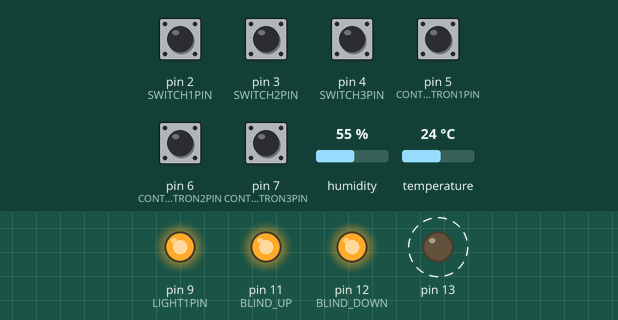
Recording of a sketch running on a simulated Arduino Uno, built with avr-gcc and run on an emulated ATmega328P. Shown: output pins drawn as LEDs (lit = HIGH). Dashed ring = blinking. The inputs (shaded band) are chosen by the test bench; at power-on: pin 2 (SWITCH1PIN), pin 3 (SWITCH2PIN), pin 4 (SWITCH3PIN), pin 5 (CONTACTRON1PIN), pin 6 (CONTACTRON2PIN), pin 7 (CONTACTRON3PIN) HIGH, humidity 55 %, temperature 24 °C. Pins used as bus, display or sensor lines are not drawn.

Above: at 1.2 s.
1.3 s: pin 2 (SWITCH1PIN) pulled LOW for 0.15 s
At 1.51 s:
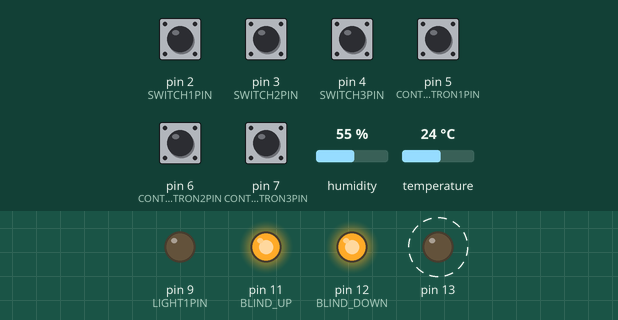
4.8 s: pin 3 (SWITCH2PIN) pulled LOW for 0.15 s
At 6.8 s:
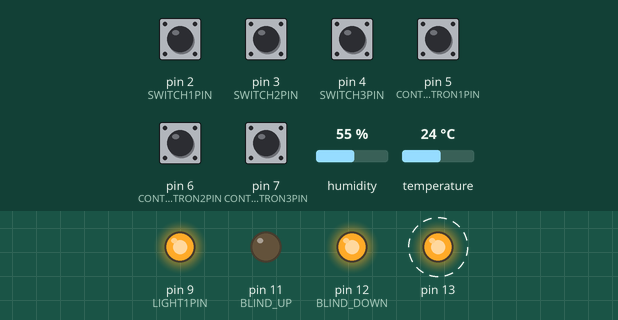
9.5 s: pin 2 (SWITCH1PIN) pulled LOW for 1 s
At 10.4 s:
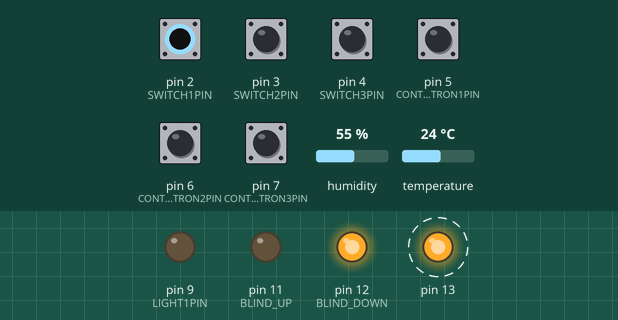
13.0 s: pin 3 (SWITCH2PIN) pulled LOW for 1 s
At 14.6 s:
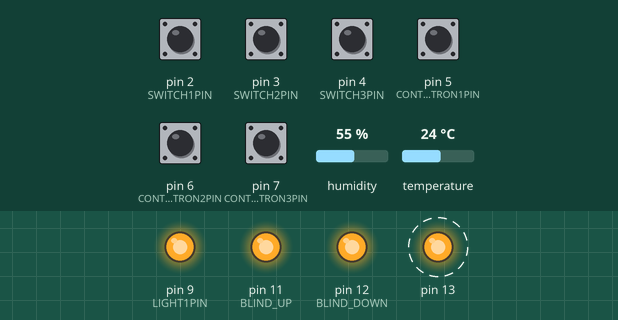
18.5 s: pin 4 (SWITCH3PIN) pulled LOW for 0.15 s
At 20.8 s:
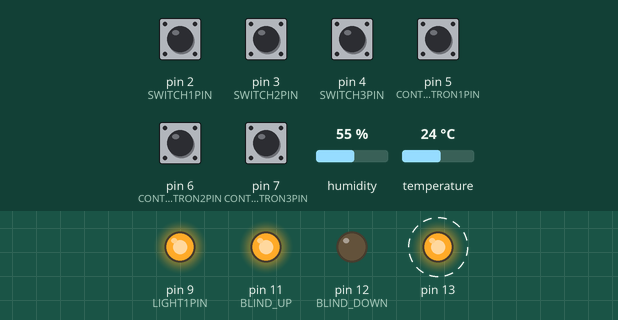
23.5 s: pin 2 (SWITCH1PIN) pulled LOW for 0.15 s
At 23.74 s:
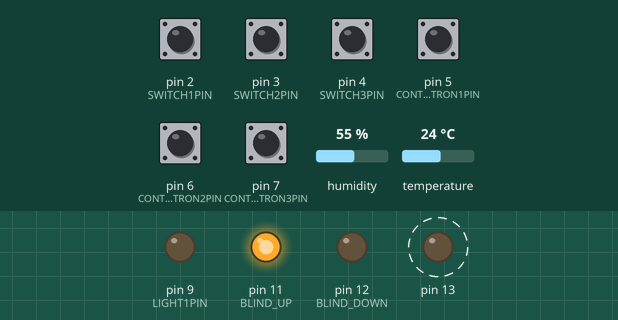
Timing chart, 0 to 28.0 s (numbered marks = the images above; inputs shaded):
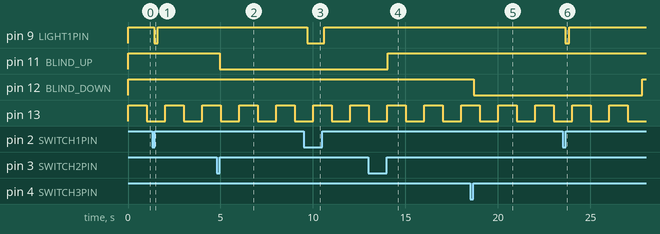

The sketch:

sypialnia.ino
```cpp
#include <EtherCard.h>
#include "DHT.h"

// ethernet interface mac address, must be unique on the LAN
static byte mymac[] = {
  0x74,0x69,0x69,0x2D,0x30,0x05 };
static byte hisip[] = {
  192, 168, 1, 105 }; // remote webserver
const char website[] PROGMEM = "192.168.1.105";

#define SERIAL 0
#define STATIC 0 // set to 1 to disable DHCP (adjust myip/gwip values below)

#define DHTPIN 1
#define DHTTYPE DHT22
DHT dht(DHTPIN, DHTTYPE);

#define SWITCH1PIN 2
int switch1 = 1;
int switch1tmp = 0;
#define SWITCH2PIN 3
int switch2 = 0;
#define SWITCH3PIN 4
int switch3 = 0;
#define CONTACTRON1PIN 5
int contactron1 = 0;
#define CONTACTRON2PIN 6
int contactron2 = 0;
#define CONTACTRON3PIN 7
int contactron3 = 0;

#define LIGHT1PIN 9
int light1 = 0;

long currentBlindState = 0;
long desiredBlindState = 0;
unsigned long loopTime = 0;
#define BLIND_UP 11
#define BLIND_DOWN 12
#define BLIND_MOVE_TIME 22000000 //5s

#define RESETPIN A0

unsigned long switchesCheckedTime = 0;
unsigned long tempCheckedTime = 0;
unsigned long lastReply = 0;

float temp;
float humidity;

int resets = 0;
int replies = 0;

byte Ethernet::buffer[500];
BufferFiller bfill;
bool isDhcp = false;

void setup () {
  digitalWrite(RESETPIN, HIGH);
  pinMode(RESETPIN, OUTPUT);
  Serial.begin(9600);
  dht.begin();
  pinMode(13, OUTPUT);
  digitalWrite(13, HIGH);

  pinMode(LIGHT1PIN, OUTPUT);
  pinMode(SWITCH1PIN, INPUT_PULLUP);
  pinMode(SWITCH2PIN, INPUT_PULLUP);
  pinMode(SWITCH3PIN, INPUT_PULLUP);
  pinMode(CONTACTRON1PIN, INPUT_PULLUP);
  pinMode(CONTACTRON2PIN, INPUT_PULLUP);
  pinMode(CONTACTRON3PIN, INPUT_PULLUP);
  pinMode(BLIND_UP, OUTPUT);
  pinMode(BLIND_DOWN, OUTPUT);
  digitalWrite(LIGHT1PIN, HIGH);
  digitalWrite(BLIND_UP, HIGH);

  switch1 = digitalRead(SWITCH1PIN);

  connect();

}

void connect() {
  if (ether.begin(sizeof Ethernet::buffer, mymac, 8) == 0)
    Serial.println( "Failed to access Ethernet controller");
  if (!ether.dhcpSetup()) {
    isDhcp = false;
  }
  else {
    isDhcp = true;
  }
}

static word homePage() {
  bfill = ether.tcpOffset();
  bfill.emit_p(PSTR(
  "HTTP/1.0 200 OK\r\n"
    "Content-Type: application/json\r\n"
    "Pragma: no-cache\r\n"
    "\r\n"
    "{\"response\": {\"light1\": $D, \"blind\": $D, \"switch1\": $D, \"switch2\": $D, \"switch3\": $D, \"contactron1\": $D, \"contactron2\": $D, \"contactron3\": $D, \"temperature\": $D, \"humidity\": $D, \"resets\": $D, \"replies\": $D}}"),
  light1, (int)(currentBlindState * 100 / BLIND_MOVE_TIME), switch1, switch2, switch3, contactron1, contactron2, contactron3, (int)(temp*10), (int)humidity, resets, replies);

  return bfill.position();
}

void loop () {
  unsigned long tLoopTime = micros();
  word len = ether.packetReceive();
  word pos = ether.packetLoop(len);

  if (pos) doHttpReply(pos);

  switchesAndLights();
  blindMove();
  readTemp();

  if (millis() - lastReply > 300000) {
    lastReply = millis();
    resets++;
    digitalWrite(RESETPIN, LOW);
    delay(50);
    digitalWrite(RESETPIN, HIGH);
    connect();
  }

  loopTime = micros() - tLoopTime;

  if (((int)(millis() / 1000) % 2) == 0) {
    digitalWrite(13, HIGH);
  } else {
    digitalWrite(13, LOW);
  }
}

void readTemp()
{
  if (abs(temp - dht.readTemperature()) >= 0.2 || abs(humidity - dht.readHumidity()) >= 2) {
      humidity = dht.readHumidity();
      temp = dht.readTemperature();
  }
}

void switchesAndLights()
{
  if (millis() - switchesCheckedTime > 100) {
    if (digitalRead(SWITCH1PIN) != switch1 && switch1tmp == 1) {
      toggleLight1();
      switch1 = digitalRead(SWITCH1PIN);
      switch1tmp = 0;
    }

    if (digitalRead(SWITCH1PIN) != switch1 && switch1tmp == 0) {
      switch1tmp = 1;
    }

    if (digitalRead(SWITCH2PIN) == HIGH && switch2 == 1) {
      switchOutput("blind", 1, true);
      switch2 = 0;
    }
    if (digitalRead(SWITCH2PIN) == LOW && switch2 == 0) {
      switch2 = 1;
    }

    if (digitalRead(SWITCH3PIN) == HIGH && switch3 == 1) {
      switchOutput("blind", 0, true);
      switch3 = 0;
    }

    if (digitalRead(SWITCH3PIN) == LOW && switch3 == 0  ) {
      switch3 = 1;
    }

    if (digitalRead(CONTACTRON1PIN) == HIGH && contactron1 == 1) {
      contactron1 = 0;
    }
    if (digitalRead(CONTACTRON1PIN) == LOW && contactron1 == 0) {
      contactron1 = 1;
    }

    if (digitalRead(CONTACTRON2PIN) == HIGH && contactron2 == 1) {
      contactron2 = 0;
    }
    if (digitalRead(CONTACTRON2PIN) == LOW && contactron2 == 0) {
      contactron2 = 1;
    }

    if (digitalRead(CONTACTRON3PIN) == HIGH && contactron3 == 1) {
      contactron3 = 0;
    }
    if (digitalRead(CONTACTRON3PIN) == LOW && contactron3 == 0) {
      contactron3 = 1;
    }
    switchesCheckedTime = millis();
      #if SERIAL
    Serial.println(switchesCheckedTime);
#endif
  }
}

void toggleLight1() {
  int state = !light1;
  switchOutput("light1", state, true);
}

void doHttpReply(word pos)
{

  char* data = (char *) Ethernet::buffer + pos;
  String dataStr = String(data);

  if (dataStr.startsWith("GET /?", 0) == true) {
    //Serial.println(strlen(resp));
    String type = dataStr.substring(dataStr.indexOf("type=") + 5,
    dataStr.indexOf("&"));
    String value = dataStr.substring(dataStr.indexOf("value=") + 6,
    dataStr.indexOf(" HTTP"));

    char buffer[10];
    value.toCharArray(buffer, 10);
    float valf = atof(buffer);
    switchOutput(type, valf, false);

    //memcpy_P(ether.tcpOffset(), pageOk, sizeof pageOk);
    ether.httpServerReply(homePage());
  }
  else {
    //memcpy_P(ether.tcpOffset(), pageNotOk, sizeof pageNotOk);
    ether.httpServerReply(homePage());
  }

  lastReply = millis();
  replies++;

}

void switchOutput(String type, float value, boolean doNotifyMaster) {
  #if SERIAL
    Serial.println(type);
#endif
  if (type == "light1") {
    if (value == 1) {
      light1 = 1;
      digitalWrite(LIGHT1PIN, LOW);
    }
    else {
      light1 = 0;
      digitalWrite(LIGHT1PIN, HIGH);
    }
  }

  if (type == "blind") {
    if (value == 1) {
      if (round(currentBlindState / 1000) == round(desiredBlindState / 1000)) {
        desiredBlindState = BLIND_MOVE_TIME;
      }
      else {
        desiredBlindState = currentBlindState;
      }
    }
    else {
      if (round(currentBlindState / 1000) == round(desiredBlindState / 1000)) {
        desiredBlindState = 0;
      }
      else {
        desiredBlindState = currentBlindState;
      }
    }
  }
}

void blindMove()
{

  if (round(currentBlindState / 1000) != round(desiredBlindState / 1000)) {
    if (currentBlindState < desiredBlindState) {
      digitalWrite(BLIND_UP, LOW);
      currentBlindState = currentBlindState + loopTime;
      if (currentBlindState > BLIND_MOVE_TIME) {
        currentBlindState = BLIND_MOVE_TIME;
      }
    }
    else {
      digitalWrite(BLIND_DOWN, LOW);
      currentBlindState = currentBlindState - loopTime;
      if (currentBlindState < 0) {
        currentBlindState = 0;
      }
    }
  }
  else {
    digitalWrite(BLIND_UP, HIGH);
    digitalWrite(BLIND_DOWN, HIGH);
    currentBlindState = desiredBlindState;
  }

  /*
  if (blindUp == 1 && millis() - currentBlindTime < BLIND_MOVE_TIME) {
   digitalWrite(BLIND_UP, LOW);
   blindAlreadyMove = true;
   }
   else if(blindUp) {
   digitalWrite(BLIND_UP, HIGH);
   blindUp = 0;
   blindAlreadyMove = false;
   blindState = false;
   }

   if (blindDown == 1 && millis() - currentBlindTime < BLIND_MOVE_TIME) {
   digitalWrite(BLIND_DOWN, LOW);
   blindAlreadyMove = true;
   }
   else if(blindDown) {
   digitalWrite(BLIND_DOWN, HIGH);
   blindDown = 0;
   blindAlreadyMove = false;
   blindState = true;
   }*/

}

void notifyMaster() {
  if (isDhcp == true) {
    ether.copyIp(ether.hisip, hisip);
    ether.browseUrl(PSTR("/api/api.php"), "", website, my_callback);
  }
}

static void my_callback(byte status, word off, word len) {
}
```

Measured:
- after the input at 1.3 s, pin 9 (LIGHT1PIN): HIGH → LOW after 0.11 s, → HIGH 0.20 s later
- after the input at 4.8 s, pin 11 (BLIND_UP): HIGH → LOW after 0.15 s
- after the input at 9.5 s, pin 9 (LIGHT1PIN): HIGH → LOW after 0.20 s, → HIGH 0.91 s later
- after the input at 13.0 s, pin 11 (BLIND_UP): LOW → HIGH after 1.0 s
- after the input at 18.5 s, pin 12 (BLIND_DOWN): HIGH → LOW after 0.19 s
- after the input at 23.5 s, pin 9 (LIGHT1PIN): HIGH → LOW after 0.15 s, → HIGH 0.20 s later
- by itself, pin 13: alternates HIGH for 1.0 s and LOW for 1.0 s
